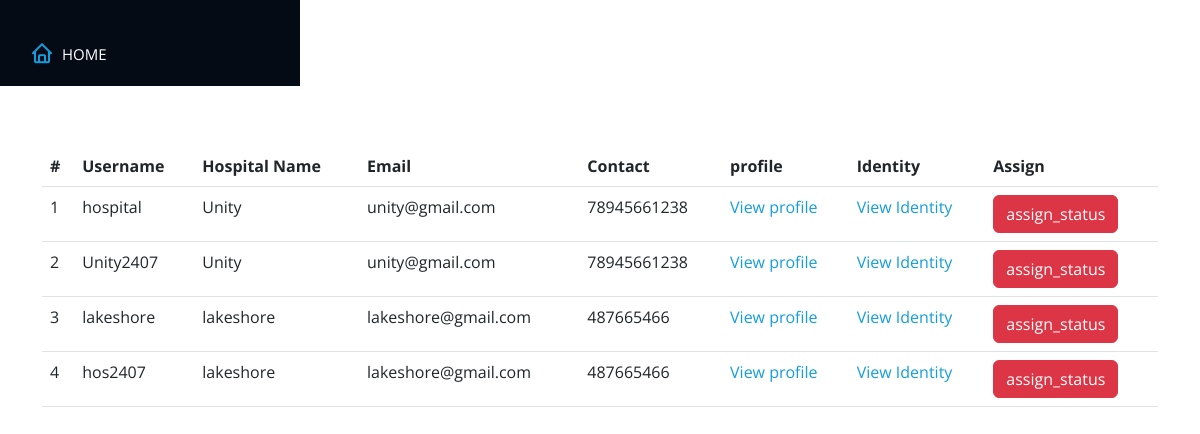
Page /admhosreq on the earlier database version.
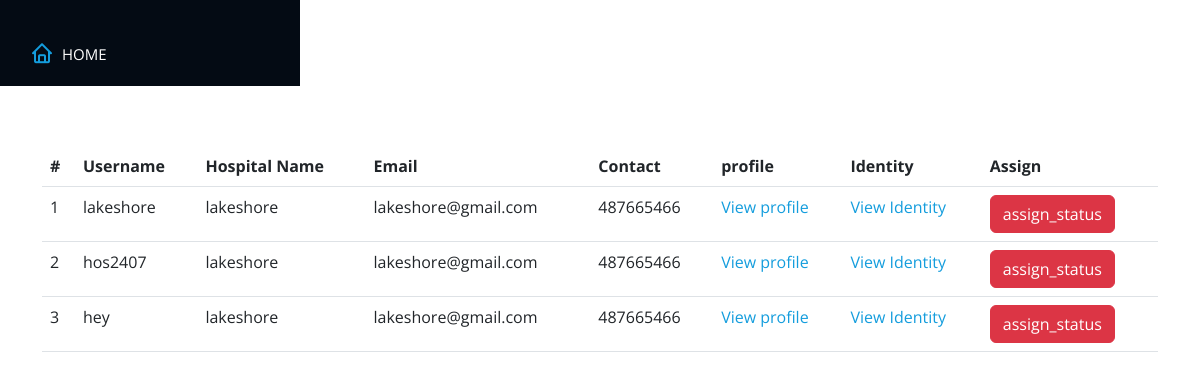
Same page on the later database version.
### home/models.py (models this page shows)
class Hdetail(models.Model):
    username=models.CharField(max_length=20)
    hfname=models.CharField(max_length=20)
    hid=models.CharField(max_length=20)
    hemail=models.EmailField()
    hmobno=models.IntegerField()
    haddress=models.CharField(max_length=30)
    bbp=models.CharField(max_length=10)
    obp=models.CharField(max_length=10)
    himage=models.ImageField(upload_to='pictures')

### home/views.py (the view)
# urls.py: path('admhosreq',views.admhosreq, name='admhosreq'),
def admhosreq(request):
    up=Hdetail.objects.all()
    return render(request,'admhosreq.html',{'up':up})

### home/templates/admhosreq.html (shortened to what this page needs)
{% load static %}
<!DOCTYPE html>
<html lang="en">
<head>
  <link href="{% static '/vendor/bootstrap/css/bootstrap.min.css' %}" rel="stylesheet">
  <link href="{% static '/vendor/bootstrap-icons/bootstrap-icons.css' %}" rel="stylesheet">
  <link href="{% static '/vendor/boxicons/css/boxicons.min.css' %}" rel="stylesheet">
  <link href="{% static  '/vendor/glightbox/css/glightbox.min.css' %}" rel="stylesheet">
  <link href="{% static '/vendor/swiper/swiper-bundle.min.css' %}" rel="stylesheet">
  <link href="{% static '/vendor/bootstrap/css/bootstrap.min.css' %}" rel="stylesheet">
</head>
<body>
  {% load static %}
  <header id="header">
    <div class="d-flex flex-column">
      <nav id="navbar" class="nav-menu navbar">
        <ul>
          <li><a href="/admhos" class="nav-link scrollto active"><i class="bx bx-home"></i> <span>HOME</span></a></li>
    </div>
  </header>
  <section id="about" class="about">
    <div class="container">
        <div class="table-responsive">
            <table class="table table-hover">
              <thead>
                <tr>
                  <th>#</th>
                  <th>Username</th>
                  <th>Hospital Name</th>
                  <th>Email</th>
                  <th>Contact</th>
                  <th>profile</th>
                   <th>Identity</th>
                  <th>Assign</th>
              </tr>
          </thead>
          <tbody>
            {% for user in up %}
            <tr>
              <td>{{forloop.counter}}</td>
              <td>{{user.username}}</td>
                <td>{{user.hfname}}</td>
                <td>{{user.hemail}}</td>
                <td>{{user.hmobno}}</td>
                <td><a href="/hossearch/{{user.username}}">View profile</a></td>
                <td><a href="/hosidentity/{{user.username}}">View Identity</a></td>
                     <td> <a href="/hosacceptreject/{{user.username}}"><button type="submit" class="btn btn-danger">assign_status</button></a>
              </td>
               </tr>
          {% endfor %}
      </tbody>
  </table>
  {% load static %}
  {% load static %}
</body>
</html>

Differences in the rows shown:
removed Hdetail: username "hospital", hfname "Unity", hemail "unity@gmail.com", hmobno "78945661238"
removed Hdetail: username "Unity2407", hfname "Unity", hemail "unity@gmail.com", hmobno "78945661238"
added Hdetail: username "hey", hfname "lakeshore", hemail "lakeshore@gmail.com", hmobno "487665466"
